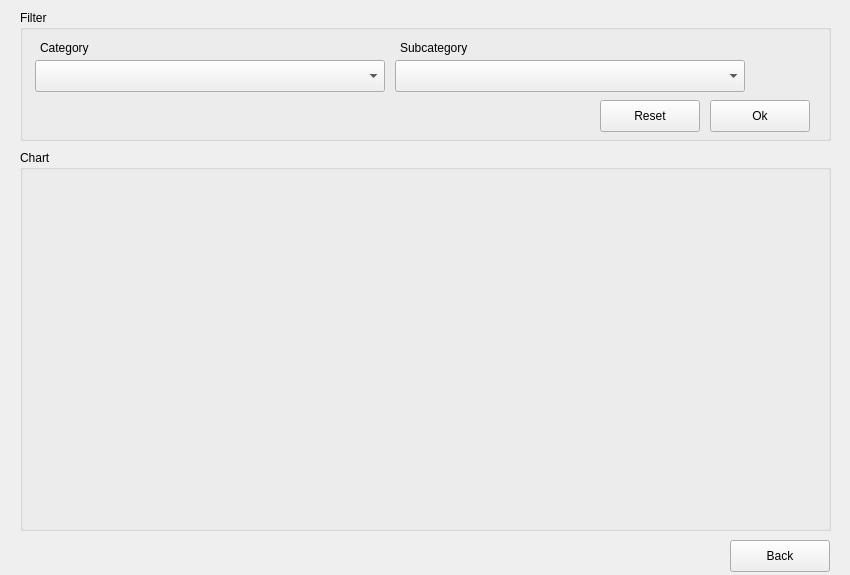
<?xml version="1.0" encoding="UTF-8"?>
<ui version="4.0">
 <class>ViewWindow</class>
 <widget class="QWidget" name="ViewWindow">
  <property name="geometry">
   <rect>
    <x>0</x>
    <y>0</y>
    <width>850</width>
    <height>575</height>
   </rect>
  </property>
  <property name="windowTitle">
   <string>Form</string>
  </property>
  <widget class="QGroupBox" name="filterGroupBox">
   <property name="geometry">
    <rect>
     <x>20</x>
     <y>10</y>
     <width>811</width>
     <height>131</height>
    </rect>
   </property>
   <property name="title">
    <string>Filter</string>
   </property>
   <widget class="QLabel" name="categoryLabel">
    <property name="geometry">
     <rect>
      <x>20</x>
      <y>30</y>
      <width>71</width>
      <height>16</height>
     </rect>
    </property>
    <property name="text">
     <string>Category</string>
    </property>
   </widget>
   <widget class="QComboBox" name="categoryCombo">
    <property name="geometry">
     <rect>
      <x>15</x>
      <y>50</y>
      <width>350</width>
      <height>32</height>
     </rect>
    </property>
   </widget>
   <widget class="QComboBox" name="subcategoryCombo">
    <property name="geometry">
     <rect>
      <x>375</x>
      <y>50</y>
      <width>350</width>
      <height>32</height>
     </rect>
    </property>
   </widget>
   <widget class="QLabel" name="subcategoryLabel">
    <property name="geometry">
     <rect>
      <x>380</x>
      <y>30</y>
      <width>121</width>
      <height>16</height>
     </rect>
    </property>
    <property name="text">
     <string>Subcategory</string>
    </property>
   </widget>
   <widget class="QPushButton" name="okButton">
    <property name="geometry">
     <rect>
      <x>690</x>
      <y>90</y>
      <width>100</width>
      <height>32</height>
     </rect>
    </property>
    <property name="text">
     <string>Ok</string>
    </property>
   </widget>
   <widget class="QPushButton" name="resetButton">
    <property name="geometry">
     <rect>
      <x>580</x>
      <y>90</y>
      <width>100</width>
      <height>32</height>
     </rect>
    </property>
    <property name="text">
     <string>Reset</string>
    </property>
   </widget>
  </widget>
  <widget class="QGroupBox" name="chartGroupBox">
   <property name="geometry">
    <rect>
     <x>20</x>
     <y>150</y>
     <width>811</width>
     <height>381</height>
    </rect>
   </property>
   <property name="title">
    <string>Chart</string>
   </property>
  </widget>
  <widget class="QPushButton" name="backButton">
   <property name="geometry">
    <rect>
     <x>730</x>
     <y>540</y>
     <width>100</width>
     <height>32</height>
    </rect>
   </property>
   <property name="text">
    <string>Back</string>
   </property>
  </widget>
 </widget>
 <resources/>
 <connections/>
</ui>
